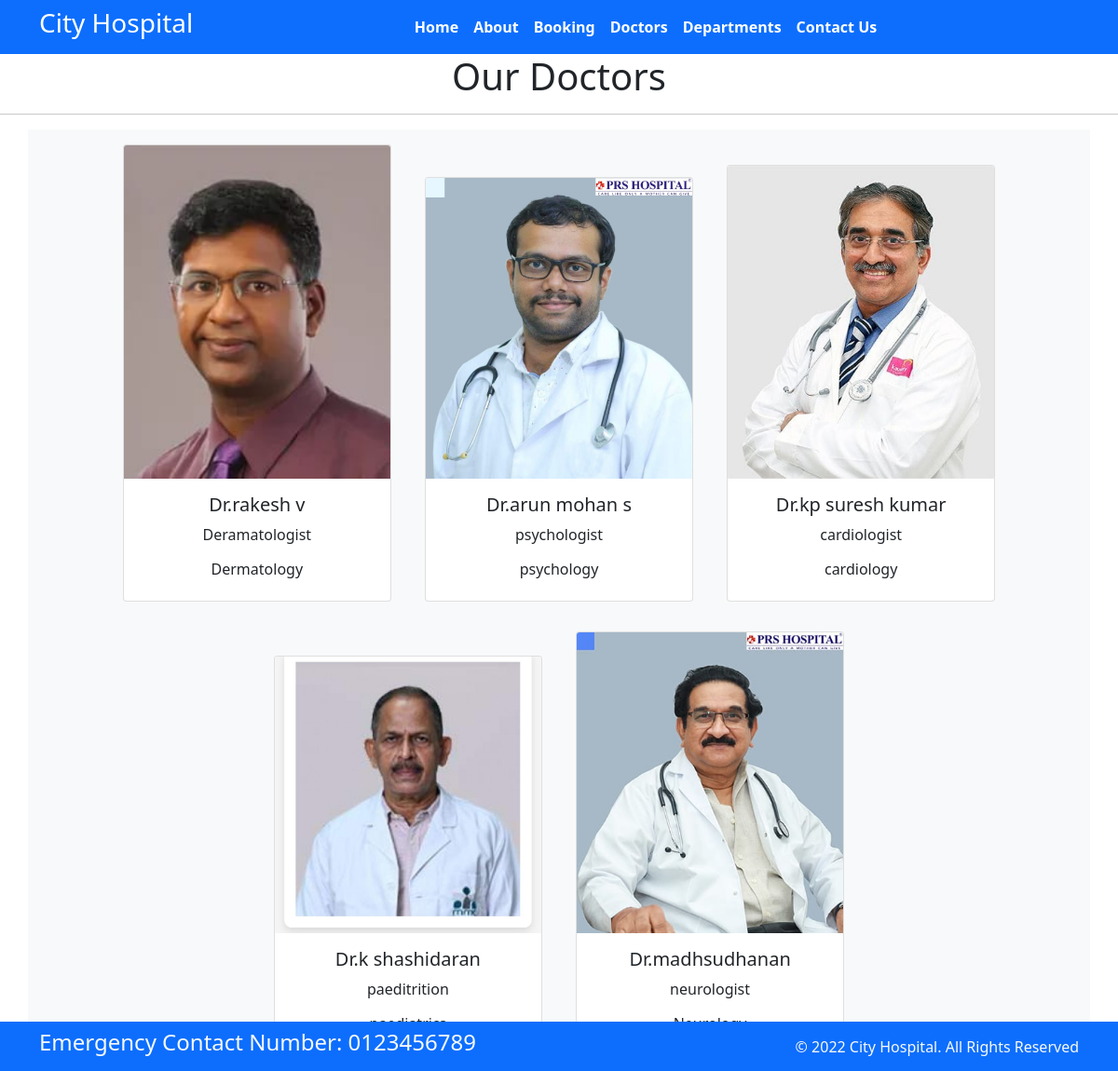
Page /doctors on the committed database.
### home/models.py (models this page shows, shortened)
class Doctors(models.Model):
    doc_name = models.CharField(max_length=255)
    doc_spec = models.CharField(max_length=255)
    dep_name = models.ForeignKey(Departments, on_delete=models.CASCADE)
    doc_image = models.ImageField(upload_to='doctors')

class Departments(models.Model):
    dep_name = models.CharField(max_length=100)
    dep_decription = models.TextField()
    def __str__(self):
        return self.dep_name

### home/views.py (the view)
# urls.py: path('doctors', views.doctors, name='doctors'),
def doctors(request):
    dict_docs = {
        'doctors': Doctors.objects.all()
    }
    return render(request,'doctors.html',dict_docs)

### templates/doctors.html
{% extends 'base.html' %}
{% block content%}
<h1 class="text-center">Our Doctors</h1>
<hr>
<div class="container text-center bg-light">
    {% for d in doctors%}
    <div class="card text-center mx-3 my-3" style="width: 18rem; display:inline-block">
        <img src="{{d.doc_image.url}}" class="card-img-top" alt="...">
  <div class="card-body">
    <h5 class="card-title">Dr.{{d.doc_name}}</h5>
      <p class="card-text">{{d.doc_spec}}</p>
      <h6>{{d.dep_name}}</h6>
      </div>
  </div>
    {% endfor %}
</div>
{% endblock %}

### templates/base.html (shortened to what this page needs)
{% load static %}
<!DOCTYPE html>
<html>
  <head>
    <link rel="stylesheet"
      href=" https://cdn.jsdelivr.net/npm/bootstrap@5.1.3/dist/css/bootstrap.min.css ">
    <link rel="stylesheet"
      href="https://use.fontawesome.com/releases/v5.2.0/css/all.css">
    <link rel="stylesheet"
      href="{% static '/css/style.css' %}">
  </head>
  <body>
    <nav class="navbar bg-primary navbar-expand-md ">
      <div class="container">
        <div class="col-2 text-left pl-md-0">
          <h3 class="text-white"> City Hospital </h3>
        </div>
        <div
          class="collapse navbar-collapse justify-content-center col-md-8 navbar-collapse-3">
          <ul class="navbar-nav justify-content-center  fw-bold">
            <li class="nav-item active">
              <a class="nav-link text-white" href="{% url 'home' %}">Home </a>
            </li>
            <li class="nav-item">
              <a class="nav-link text-white" href="{% url 'about' %}">About</a>
            </li>
            <li class="nav-item">
              <a class="nav-link text-white" href="{% url 'booking' %}">Booking</a>
            </li>
            <li class="nav-item">
              <a class="nav-link text-white" href="{% url 'doctors' %}">Doctors</a>
            </li>
			 <li class="nav-item">
              <a class="nav-link text-white" href="{% url 'department' %}">Departments</a>
            </li>
            <li class="nav-item">
              <a class="nav-link text-white" href="{% url 'contact' %}">Contact Us</a>
            </li>
          </ul>
        </div>
      </div>
    </nav>
    {% block content%}{% endblock %}
    <section class="fixed-bottom">
      <footer class="pt-2 pb-2  bg-primary text-light">
        <div class="container">
          <div class="row align-items-center">
            <div class="col-12 col-md-8">
              <h4>Emergency Contact Number: 0123456789</h4>
            </div>
            <div class="col-12 col-md-4 mt-4 mt-md-0 text-center text-md-end">
              © 2022 City Hospital. All Rights Reserved
            </div>
          </div>
        </div>
      </footer>
    </section>
  </body>
</html>

### rows in the picture
Doctors: doc_image (picture), doc_name "rakesh v", doc_spec "Deramatologist", dep_name "Dermatology"
Doctors: doc_image (picture), doc_name "arun mohan s", doc_spec "psychologist", dep_name "psychology"
Doctors: doc_image (picture), doc_name "kp suresh kumar", doc_spec "cardiologist", dep_name "cardiology"
Doctors: doc_image (picture), doc_name "k shashidaran", doc_spec "paeditrition"
Doctors: doc_image (picture), doc_name "madhsudhanan", doc_spec "neurologist"
